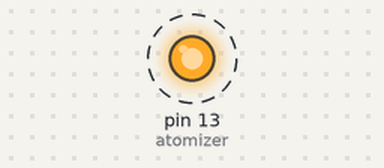
A sketch run on a simulated Arduino Uno, built with avr-gcc and run on an emulated ATmega328P. On the bench: output pins drawn as LEDs (lit = HIGH). Dashed ring = blinking.

Above: at 0.5 s.
Timing chart, 0 to 4.6 s (numbered marks = the images above):
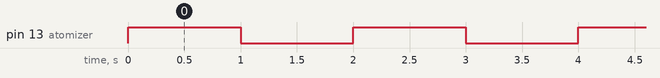

Measured:
- by itself, pin 13 (atomizer): alternates HIGH for 1.0 s and LOW for 1.0 s

The sketch:

Atomizer_Basics.ino
```cpp
// (licence header left out)
int atomizer = 13;

void setup() {
  // initialize the digital pin as an output.
  pinMode(atomizer, OUTPUT);
}

// the loop routine runs over and over again forever:
void loop() {
  digitalWrite(atomizer, HIGH);   // turn the atomizer on
  delay(1000);               // wait for a second
  digitalWrite(atomizer, LOW);    // turn the atomizer off
  delay(1000);               // wait for a second
}
```
